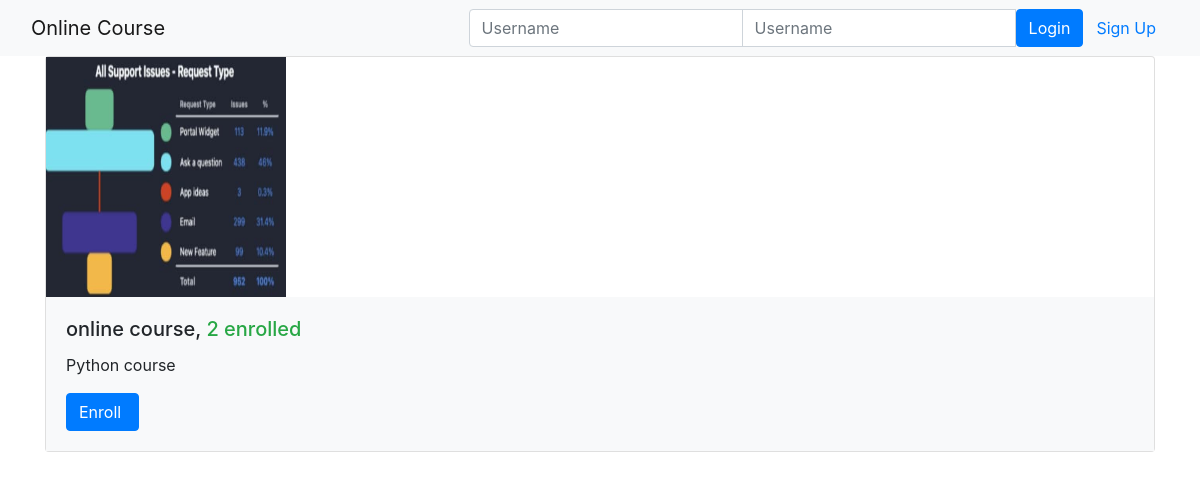
The page /onlinecourse/ on the database its author committed.
### onlinecourse/models.py (models this page shows, shortened)
class Course(models.Model):
    name = models.CharField(null=False, max_length=30, default='online course')
    image = models.ImageField(upload_to='course_images/')
    description = models.CharField(max_length=1000)
    pub_date = models.DateField(null=True)
    instructors = models.ManyToManyField(Instructor)
    users = models.ManyToManyField(settings.AUTH_USER_MODEL, through='Enrollment')
    total_enrollment = models.IntegerField(default=0)
    is_enrolled = False

### onlinecourse/views.py (the view)
class CourseListView(generic.ListView):
    template_name = 'onlinecourse/course_list_bootstrap.html'
    context_object_name = 'course_list'
    def get_queryset(self):
        user = self.request.user
        courses = Course.objects.order_by('-total_enrollment')[:10]
        for course in courses:
            if user.is_authenticated:
                course.is_enrolled = check_if_enrolled(user, course)
        return courses

### onlinecourse/templates/onlinecourse/course_list_bootstrap.html (shortened to what this page needs)
<!DOCTYPE html>
<html lang="en">
<head>
    {% load static %}
    <link rel="stylesheet" href="https://maxcdn.bootstrapcdn.com/bootstrap/4.5.2/css/bootstrap.min.css">
</head>
<body>
    <nav class="navbar navbar-light bg-light">
        <div class="container-fluid">
            <div class="navbar-header">
                  <a class="navbar-brand" href="#">Online Course</a>
            </div>
            <ul class="nav navbar-nav navbar-right">
                {% if user.is_authenticated %}
                <li>
                    <a class="btn btn-link" href="#">{{ user.first_name }}({{ user.username }})</a>
                    <a class="btn btn-link" href="{% url 'onlinecourse:logout' %}">Logout</a>
                </li>
                {% else %}
                <li>
                    <form class="form-inline" action="{% url 'onlinecourse:login' %}" method="post">
                        <div class="input-group">
                            <input type="text" class="form-control" placeholder="Username" name="username" >
                            <input type="password" class="form-control" placeholder="Username" name="psw" >
                            <button class="btn btn-primary" type="submit">Login</button>
                            <a class="btn btn-link" href="{% url 'onlinecourse:registration' %}">Sign Up</a>
                        </div>
                    </form>
                </li>
                {% endif %}
            </ul>
        </div>
    </nav>
    {% if course_list %}
        <div class="container">
            <div class="card-deck">
                {% for course in course_list %}
                         <div class="card" style="width: 36rem;">
                          <img class="card-img-left" src="{{MEDIA_URL}}/{{ course.image }}" width="240px" height="240px"
                               alt="Course image">
                          <div class="card-body bg-light">
                              <h5 class="card-title">{{ course.name }}, <span class="text-success">
                                  {{ course.total_enrollment}} enrolled</span></h5>
                            <p class="card-text">{{ course.description}}</p>
                            <form action="{% url 'onlinecourse:enroll' course.id %}" method="post">
                                  <input class="btn btn-primary"  type="submit"
                                         value="{% if course.is_enrolled %}Enter{% else %}Enroll{% endif %} ">
                            </form>
                          </div>
                        </div>
                {% endfor %}
            </div>
        </div>
    {% else %}
        <p>No courses are available.</p>
    {% endif %}
</body>
</html>

### rows shown on the page
Course: image (picture), name "online course", total_enrollment "2", description "Python course", is_enrolled "Enroll"
